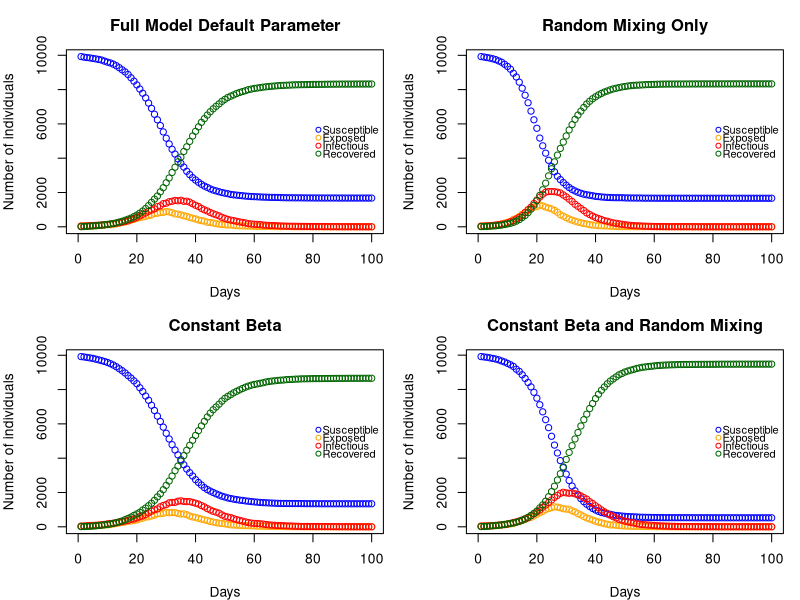

Source code (R):
# PROJECT 2 - EXTENDED STATISTICAL PROGRAMMING =================================

# Group 12 
# Aseel Alghamdi : S2901228
# Fenanda Dwitha Kurniasari : S2744048
# Nurmawiya : S2822251

# Aseel : create n people and its household, contact network, cross-check 
#         the entire code and revise code & comments
# Fenanda : create plot function, compare the model, cross-check the entire code
#           and revise code & comments
# Nurmawiya : create nseir function, cross-check code, cross-check the entire 
#             code and revise code & comments

# SEIR (Susceptible, Exposed, Infections, Recovered) Model Simulation
# Goals : create a model and how its use to investigate the role of household
#         and network structure on epidemic dynamics.


# 1) Create n people assigned to corresponding household where maximum size is 5
n <- 10000 #population size
hmax <- 5 #maximum household size
#creating n vector of which the number refers to household
#-and the occurrences refers to size of corresponding household
set.seed(3)
sizes <- sample(1:hmax, n, replace = TRUE)
h <- rep(1:length(sizes), times = sizes)[1:n]

# 2) Contact network
get.net <- function (beta, nc=15, h) {
  # Function to create links (daily contacts) for each person
    
  # nc: average number of contacts per person, set to 15
  # beta: sociability parameter, higher means more likely to form links
  # OUTPUT : list of connected networks from each person (output.net)
    
  n <- length(beta) ## calculate total obs of beta, equal to total population
  beta_bar <- mean(beta) ## calculate mean of sociability parameter
    
  # Allocate possible connection formed in each individual
    
  output.net <- vector("list", n) ## list to store the result
  output.net0 <- integer(n) ## vector to store number of contact made per person
    
  # Make list of n elements which in each element initially has nc subelement
  # Later, we would allocate (drop/add sub-element and store possible contact
  # Initialise contact list for each person with nc=15 placeholders
  for (k in 1:n) output.net[[k]] <- integer(nc) ## set initial value output.net
    
  # Loop over each individual
  for (i in 1:(n-1)) {
    j <- (i+1):n # generating candidate contacts
    flag <- h[i] != h[j]  # flag to filter same household 
    j <- j[flag] # filter candidates contacts from different household
      
    if (length(j) == 0) next # skip iteration when there are no candidate
      
    # Probability of  a link between persons i and j 
    p_link <- nc * beta[i] * beta[j] / (beta_bar^2 * (n - 1))
      
    # Select the candidates contacts based on p-link
    linked <- j[runif(length(j)) < p_link] #vector possible candidate contacts
      
    # If there is chosen candidate(s), store it into output.net and output.net0
    if (length(linked) > 0) {
      # Position to fill
      pos = (output.net0[i]+1):(output.net0[i]+length(linked))
        
      # Assign link[[i]]to candidates from "linked" at given position
      output.net[[i]][pos] <- linked
        
      # Assign number of chosen candidates at i index in output.net0
      output.net0[i] <- output.net0[i] + length(linked)
        
      # Vice versa, assign "i" to their linked candidates
      for (j1 in linked) {
        # Assign i to output.net's of its chosen candidates
        output.net[[j1]][output.net0[j1]+1] <- i 
        # Assign the number of candidates (add by 1) to its chosen candidates
        output.net0[j1] <- output.net0[j1] + 1 
      }
    }
    ## to the next value of i
  }
    
  # Drop sub-element/rejected candidates and replace person with no contact 
  for (k in 1:n) {
    if (output.net0[k] > 0) { 
      # Filter assigned links when chosen number of chosen candidates < nc
      output.net[[k]] <- output.net[[k]][1:output.net0[k]]
    } else {
      # if there is no chosen candidate, replace sub-element into NULL
      output.net[[k]] <- integer(0)
    }
  }
  return(output.net)
} ## get.net

# 3) nseir function
nseir <- function(beta, h, alink, alpha=c(.1, .01, .01),
                  delta=.2, gamma=.4, nc=15, nt=100, pinf=.005){
  # SEIR stochastic simulation model
  # beta: sociability parameter of each person
  # h: household list
  # alink: list of regular contacts of each person returned by get.net
  # alpha[1]: daily prob i infecting j if in same household (alpha h)
  # alpha[2]: daily prob i infecting j if in regular contact (alpha c)
  # alpha[3]: daily prob i infecting j through random mixing (alpha r)
  # delta: daily prob I -> R
  # gamma: daily prob E -> I
  # nc: average number of daily contacts for each person
  # nt: number of days to simulate
  # pinf: proportion of the initial population to randomly start in the I state
  
  # output : nt x 5 matrix contains the number of people across states (S,E,I,R) 
  #          in each days (from 1st day to nt(100th) day). It depicts the 
  #          dynamic change in the number of people in each states based on 
  #          their daily network (from same household and daily contact) and 
  #          random mixing (Irrespective of household or regular network 
  #          relations)
  
  n <- length(beta) #population size
  state <- rep("S", n) #initialize susceptible 
  state[sample(1:n, round(pinf * n))] <- "I" #randomly choose initial state "I"
  
  seir <- matrix(0, nrow = nt, ncol = 4) #set up storage for pop in each state
  colnames(seir) <- c("S", "E", "I", "R") #naming the column
  
  beta_bar <- mean(beta) #mean sociability parameter
  
  for (t in 1:nt) {
    #simulate over nt days
    newE <- logical(n) #to record who becomes exposed
    #using random deviates: runif(n)
    newI <- (state == "E") & (runif(n) < gamma) #E -> I with prob gamma
    newR <- (state == "I") & (runif(n) < delta) #I -> R with prob delta
    inf <- which(state == "I") #locating infectious
    
    #Loop over each infectious person to spread infection
    for (i in inf) {
      # household infections: infect susceptible in same household
      hh <- which(h == h[i]) #find everyone in the same household
      sus_hh <- hh[state[hh] == "S"] #keep only those who are susceptible
      if (length(sus_hh) > 0) { #store newE if there's susceptible
        #store newE for sus_hh if random value < alpha[1]
        newE[sus_hh] <- newE[sus_hh] | (runif(length(sus_hh)) < alpha[1])
        #using OR logical to accumulate infections, not to reset them
      }
      
      # network infections: infect regular contacts from alink
      if (length(alink[[i]]) > 0) { #store sus_net if there's regular contacts
        #store only the member(s) with regular contacts in S
        sus_net <- alink[[i]][state[alink[[i]]] == "S"]
        if (length(sus_net) > 0) { #store newE if there's sus_net
          #store newE for sus_net if random value < alpha[2]
          newE[sus_net] <- newE[sus_net] | (runif(length(sus_net)) < alpha[2])
        }
      }
      
      # random mixing: infect random susceptible
      sus <- which(state == "S") #locating susceptible
      if (length(sus) > 0) {
        #probability irrespective of household or regular contacts
        p_random <- alpha[3]*nc*beta[i]*beta[sus] / (beta_bar^2*(n-1))
        #store newE for sus if random value < p_random
        newE[sus] <- newE[sus] | (runif(length(sus)) < p_random)
      }
    }
    
    #update states based on new infections
    state[newE & state == "S"] <- "E" #store susceptible who get exposed
    state[newI] <- "I" #store exposed to infectious if random value < gamma
    state[newR] <- "R" #store infectious to recovered if random value < delta
    
    #record daily counts of each state
    seir[t, ] <- tabulate(factor(state, levels=c("S", "E", "I", "R")), nbins=4)
  }
  
  #returns a list of elements S, E, I, R
  return(data.frame(t = 1:nt, seir))
} ## nseir

# 4) Function Plot
dyn.plot <- function(seir, title = "SEIR Dynamics") {
  # Function to create dynamics plot of the simulated population in each states
  
  # x-axis : days to simulate (from 1 to 100)
  # y-axis : number of individuals per states
  #          explanation of y-axis
  #          ---------------------|
  #          at the initial day, number of susceptible individual is the largest
  #          total individuals in all states S+E+I+R = 1000
  #          these numbers would dynamically change day by day in each states
  #          depend on the defined models
  
  # input : nseir model from function nseir 
  # output : Dynamic Plot days vs number of individuals per states

  # Plot the states in S(susceptible)
  # Create the base plot
  plot(seir$t, seir$S, type = "p", ##plot day vs number of susceptible 
       ylim = c(0, max(seir$S)), xlim = c(0, max(seir$t)), ## set maximum range
       xlab = "Days", ylab = "Number of individuals", ##labelling the plot
       col = "blue", pch = 1, main = title) ##color and type of points in plot
  
  # Add points for each states
  points(seir$t, seir$E, col = "orange", pch = 1) ##add states 
  points(seir$t, seir$I, col = "red", pch = 1)
  points(seir$t, seir$R, col = "darkgreen", pch = 1)
  
  # Add legend
  legend(
    "right",        
    legend = c("Susceptible", "Exposed", "Infectious", "Recovered"),
    col = c("blue", "orange", "red", "darkgreen"),
    pch = 1, bty = "n", ##type of points and no box legend 
    cex = 0.8,       ## smaller text
    pt.cex = 0.8,    ## smaller symbols
    y.intersp = 0.6, ## spacing horizontal
    x.intersp = 0.4  ## spacing between symbol and text 
  )
} ## dyn.plot


# 5) Comparing Model
# Setting up beta vector and alink pairs
# beta is vector of n values (n = 1000) ~ U(0,1)
# alink contains list of network made per each person 
set.seed(345) ## to ensure we get same vector values of beta for all model
beta <- runif(n); alink <- get.net(beta, nc = 15, h = h)

# Scenario 1: Full model with default parameters
seir1 <- nseir(beta, h, alink)

# Scenario 2: Random mixing - Setting alpha[1] = alpha[2] = 0 and 
#             alpha[3] = 0.04
seir2 <- nseir(beta, h, alink, alpha = c(0, 0, 0.04))

# Scenario 3: Full model with constant beta (beta vector = average beta)
seir3 <- nseir(rep(mean(beta), n), h, alink)

# Scenario 4: Constant beta + random mixing
seir4 <- nseir(rep(mean(beta), n), h, alink, alpha = c(0, 0, 0.04))

# Plot all scenarios 
par(mfrow = c(2, 2), mar = c(4, 4, 3, 1)) 
dyn.plot(seir1, "Full Model Default Parameter")
dyn.plot(seir2, "Random Mixing Only")
dyn.plot(seir3, "Constant Beta")
dyn.plot(seir4, "Constant Beta and Random Mixing")
